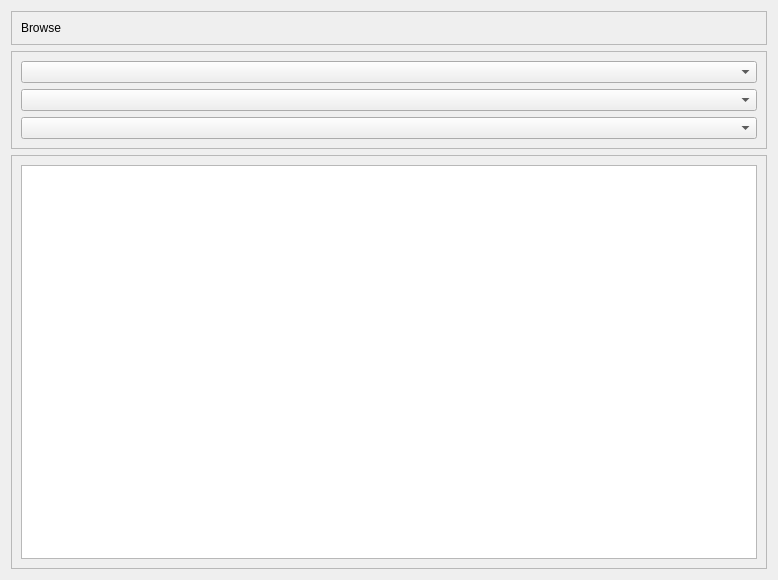
<?xml version="1.0" encoding="UTF-8"?>
<ui version="4.0">
 <class>BrowseWidget</class>
 <widget class="QWidget" name="BrowseWidget">
  <property name="geometry">
   <rect>
    <x>0</x>
    <y>0</y>
    <width>778</width>
    <height>580</height>
   </rect>
  </property>
  <property name="windowTitle">
   <string>Form</string>
  </property>
  <layout class="QVBoxLayout" name="verticalLayout_4">
   <item>
    <widget class="QFrame" name="titleFrame">
     <property name="frameShape">
      <enum>QFrame::Shape::StyledPanel</enum>
     </property>
     <property name="frameShadow">
      <enum>QFrame::Shadow::Raised</enum>
     </property>
     <layout class="QVBoxLayout" name="verticalLayout_3">
      <item>
       <widget class="QLabel" name="titleLabel">
        <property name="text">
         <string>Browse</string>
        </property>
       </widget>
      </item>
     </layout>
    </widget>
   </item>
   <item>
    <widget class="QFrame" name="optionsFrame">
     <property name="frameShape">
      <enum>QFrame::Shape::StyledPanel</enum>
     </property>
     <property name="frameShadow">
      <enum>QFrame::Shadow::Raised</enum>
     </property>
     <layout class="QVBoxLayout" name="verticalLayout_2">
      <item>
       <widget class="QComboBox" name="leagueTypeCombo"/>
      </item>
      <item>
       <widget class="QComboBox" name="roofTypeCombo"/>
      </item>
      <item>
       <widget class="QComboBox" name="sortTypeCombo"/>
      </item>
     </layout>
    </widget>
   </item>
   <item>
    <widget class="QFrame" name="tableFrame">
     <property name="frameShape">
      <enum>QFrame::Shape::StyledPanel</enum>
     </property>
     <property name="frameShadow">
      <enum>QFrame::Shadow::Raised</enum>
     </property>
     <layout class="QVBoxLayout" name="verticalLayout">
      <item>
       <widget class="QTableWidget" name="table"/>
      </item>
     </layout>
    </widget>
   </item>
  </layout>
 </widget>
 <resources/>
 <connections/>
</ui>
